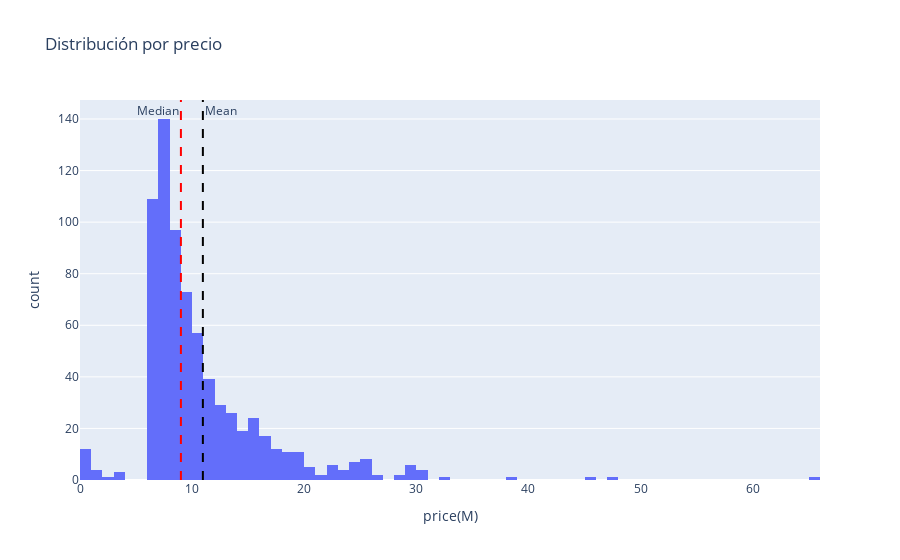

The code cell stored with this chart in its notebook:
### Code cell
fig = px.histogram(
    subset, 
    x="price(M)", 
    nbins=100, 
    title="Distribución por precio",
)

mean_value = subset["price(M)"].mean()
median_value = subset["price(M)"].median()

fig.add_vline(
    x=mean_value, 
    line=dict(color='black', dash='dash'), 
    annotation_text="Mean", 
    annotation_position="top right"
)
fig.add_vline(
    x=median_value, 
    line=dict(color='red', dash='dash'), 
    annotation_text="Median", 
    annotation_position="top left"
)

# Show the legend
fig.update_layout(legend_title_text="Metrics")
fig.show()

### Figure 1 — Plotly figure (JSON) as saved in the notebook; plotly's stock layout.template omitted (floating-point values rounded to 4 significant figures; data arrays with more than 128 entries replaced by an {"elided": "..."} marker saying what was removed)
{"data": [{"alignmentgroup": "True", "bingroup": "x", "hovertemplate": "price(M)=%{x}<br>count=%{y}<extra></extra>", "legendgroup": "", "marker": {"color": "#636efa", "pattern": {"shape": ""}}, "name": "", "nbinsx": 100, "offsetgroup": "", "orientation": "v", "showlegend": false, "type": "histogram", "x": {"elided": "735 float values"}, "xaxis": "x", "yaxis": "y"}], "layout": {"annotations": [{"showarrow": false, "text": "Mean", "x": 10.96, "xanchor": "left", "xref": "x", "y": 1, "yanchor": "top", "yref": "y domain"}, {"showarrow": false, "text": "Median", "x": 9, "xanchor": "right", "xref": "x", "y": 1, "yanchor": "top", "yref": "y domain"}], "barmode": "relative", "legend": {"title": {"text": "Metrics"}, "tracegroupgap": 0}, "shapes": [{"line": {"color": "black", "dash": "dash"}, "type": "line", "x0": 10.96, "x1": 10.96, "xref": "x", "y0": 0, "y1": 1, "yref": "y domain"}, {"line": {"color": "red", "dash": "dash"}, "type": "line", "x0": 9, "x1": 9, "xref": "x", "y0": 0, "y1": 1, "yref": "y domain"}], "title": {"text": "Distribución por precio"}, "xaxis": {"anchor": "y", "domain": [0, 1], "title": {"text": "price(M)"}}, "yaxis": {"anchor": "x", "domain": [0, 1], "title": {"text": "count"}}}}
